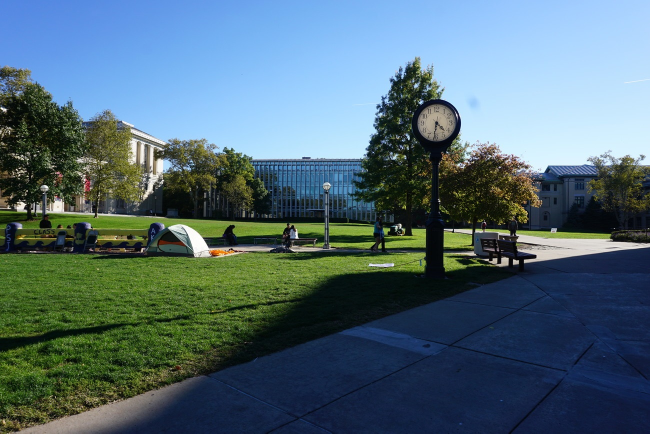
#> input picture data/03_map_or_satellite/set_map_1/img_01.jpg, 1300 x 867 px (shown at 1/2 size)
$ python -i exposure.py   (imports and definitions only)
#> lines starting #> are read from the running program, lines starting #| are printed output that depends on the picture
from typing import List

import cv2
import numpy as np


def match_mean_std_luminance(images: List[np.ndarray]) -> List[np.ndarray]:
    """Match each image luminance mean/std to the first image.

    This simple exposure compensation method is easy to explain in reports:
    convert BGR to LAB, adjust L channel by mean and standard deviation, then
    convert back to BGR.
    """
    if not images:
        return []

    reference_lab = cv2.cvtColor(images[0], cv2.COLOR_BGR2LAB)
    reference_l = reference_lab[:, :, 0].astype(np.float32)
    ref_mean, ref_std = cv2.meanStdDev(reference_l)
    ref_mean = float(ref_mean[0][0])
    ref_std = max(float(ref_std[0][0]), 1.0)

    compensated = []
    for image in images:
        lab = cv2.cvtColor(image, cv2.COLOR_BGR2LAB)
        l_channel, a_channel, b_channel = cv2.split(lab)
        l_float = l_channel.astype(np.float32)
        mean, std = cv2.meanStdDev(l_float)
        mean = float(mean[0][0])
        std = max(float(std[0][0]), 1.0)
        adjusted = (l_float - mean) * (ref_std / std) + ref_mean
        adjusted = np.clip(adjusted, 0, 255).astype(np.uint8)
        merged = cv2.merge([adjusted, a_channel, b_channel])
        compensated.append(cv2.cvtColor(merged, cv2.COLOR_LAB2BGR))

    return compensated

>>> import cv2
>>> picture = cv2.imread('../data/03_map_or_satellite/set_map_1/img_01.jpg', cv2.IMREAD_GRAYSCALE)
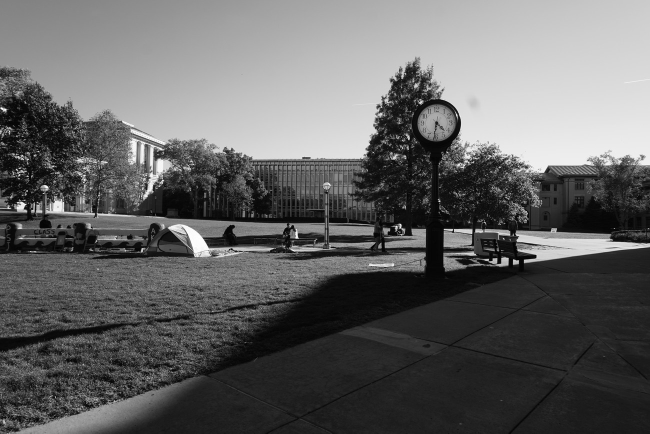
#> picture: shape (867, 1300) (shown at 1/2 size); min 0, max 255, mean 99.7
#> (the run stopped early here; a loop or call above may not have finished)

$ run again, on data/03_map_or_satellite/set_map_1/img_02.jpg
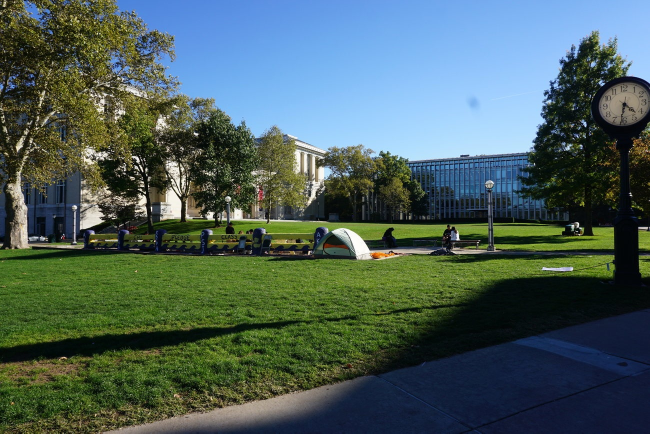
#> input picture data/03_map_or_satellite/set_map_1/img_02.jpg, 1300 x 867 px (shown at 1/2 size)
#> `picture = cv2.imread('../data/03_map_or_satellite/set_map_1/img_01.jpg..`:
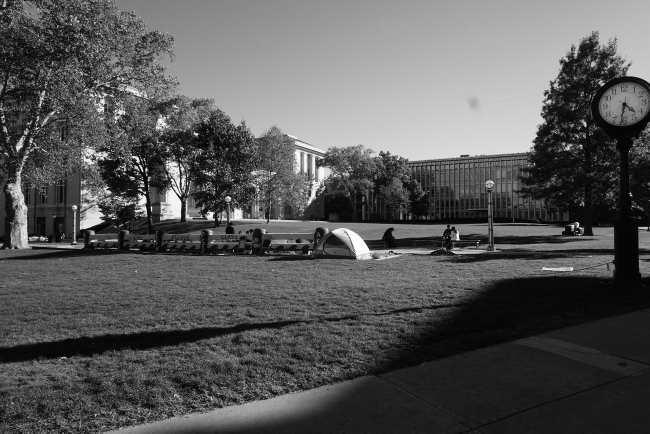
#> picture: shape (867, 1300) (shown at 1/2 size); min 0, max 255, mean 88.6

$ run again, on data/03_map_or_satellite/set_map_1/img_03.jpg
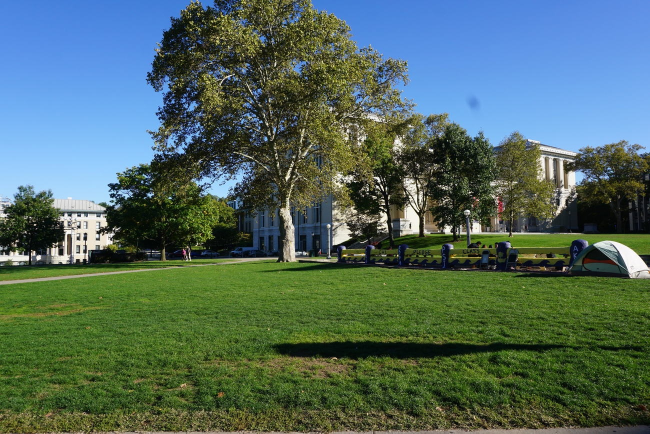
#> input picture data/03_map_or_satellite/set_map_1/img_03.jpg, 1300 x 867 px (shown at 1/2 size)
#> `picture = cv2.imread('../data/03_map_or_satellite/set_map_1/img_01.jpg..`:
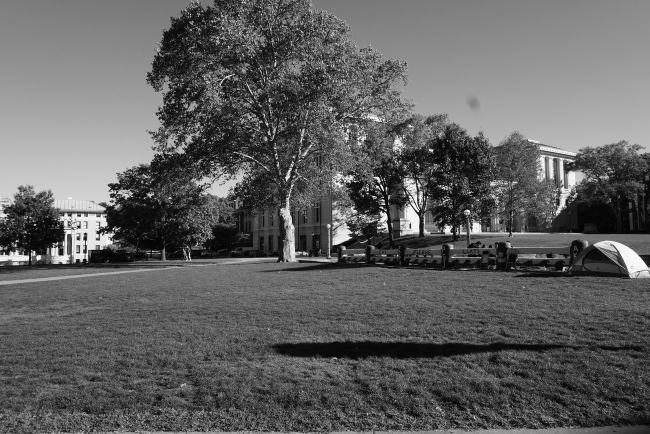
#> picture: shape (867, 1300) (shown at 1/2 size); min 0, max 255, mean 96.7

$ run again, on data/03_map_or_satellite/set_map_1/img_04.jpg
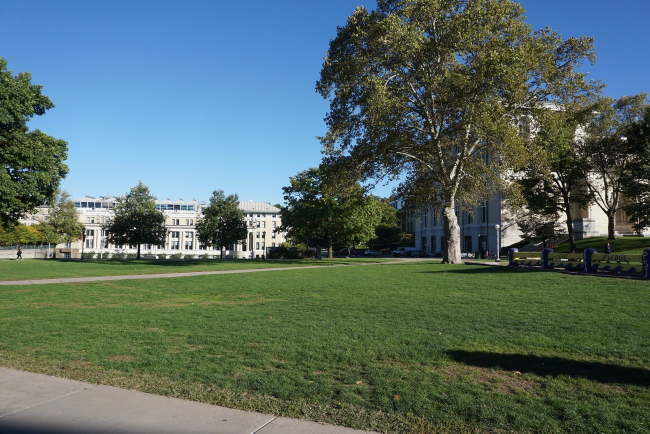
#> input picture data/03_map_or_satellite/set_map_1/img_04.jpg, 1300 x 867 px (shown at 1/2 size)
#> `picture = cv2.imread('../data/03_map_or_satellite/set_map_1/img_01.jpg..`:
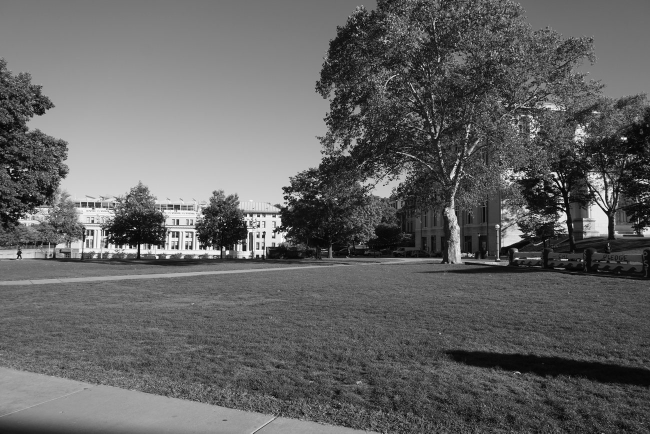
#> picture: shape (867, 1300) (shown at 1/2 size); min 0, max 255, mean 99.6
